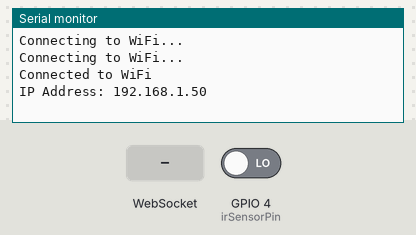
The sketch below on a simulated ESP32. On the bench: the last lines printed to the serial monitor. The test bench sets the inputs (shaded band); at power-on: GPIO 4 (irSensorPin) LOW. WiFi joins after 1.5 s; servers stay silent unless stated.

Above: at 3.2 s.
3.3 s: WebSocket text "1" received
At 4.1 s:
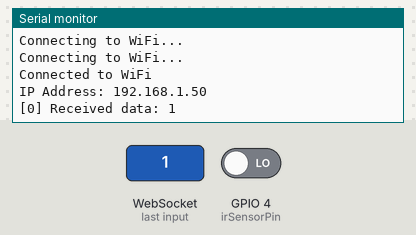
4.8 s: WebSocket text "0" received
At 5.3 s:
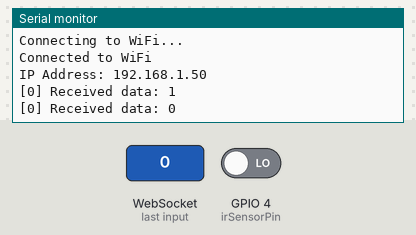

Measured:
- after the input at 3.3 s, the serial monitor: prints a new line at once (image 1)
- after the input at 4.8 s, the serial monitor: prints a new line at once (image 2)

The sketch:

Surveillance_camera.ino
```cpp
#include <WiFi.h>
#include <WebSocketsServer.h>

const char* ssid = "Kishore 4G";
const char* password = "Abi@7400";
const int irSensorPin = 4;

WebSocketsServer webSocket = WebSocketsServer(81);

enum State {
  OFF,
  ON
};

State currentState = OFF;
int previousSensorValue = LOW;

void handleWebSocket() {
  webSocket.loop();
}

void sendStatusMessage() {
  if (currentState == ON) {
    webSocket.broadcastTXT("on");
  } else {
    webSocket.broadcastTXT("off");
  }
}

void webSocketEvent(uint8_t num, WStype_t type, uint8_t * payload, size_t length) {
  switch(type) {
    case WStype_TEXT:
      Serial.printf("[%u] Received data: %s\n", num, payload);
      webSocket.sendTXT(num, "Data received by the server");
      break;
  }
}

void setup() {
  Serial.begin(115200);
  WiFi.begin((char*)ssid, password); // Cast ssid to char*
  while (WiFi.status() != WL_CONNECTED) {
    delay(1000);
    Serial.println("Connecting to WiFi...");
  }
  Serial.println("Connected to WiFi");
  Serial.println("IP Address: " + WiFi.localIP().toString());
  webSocket.begin();
  webSocket.onEvent(webSocketEvent);
  pinMode(irSensorPin, INPUT);
}

void loop() {
  handleWebSocket();
  int currentSensorValue = digitalRead(irSensorPin);
  switch (currentState) {
    case OFF:
      if (currentSensorValue == HIGH && previousSensorValue == LOW) {
        currentState = ON;
        sendStatusMessage();
      }
      break;
    case ON:
      if (currentSensorValue == HIGH && previousSensorValue == LOW) {
        currentState = OFF;
        sendStatusMessage();
      }
      break;
  }
  previousSensorValue = currentSensorValue;
}
```
